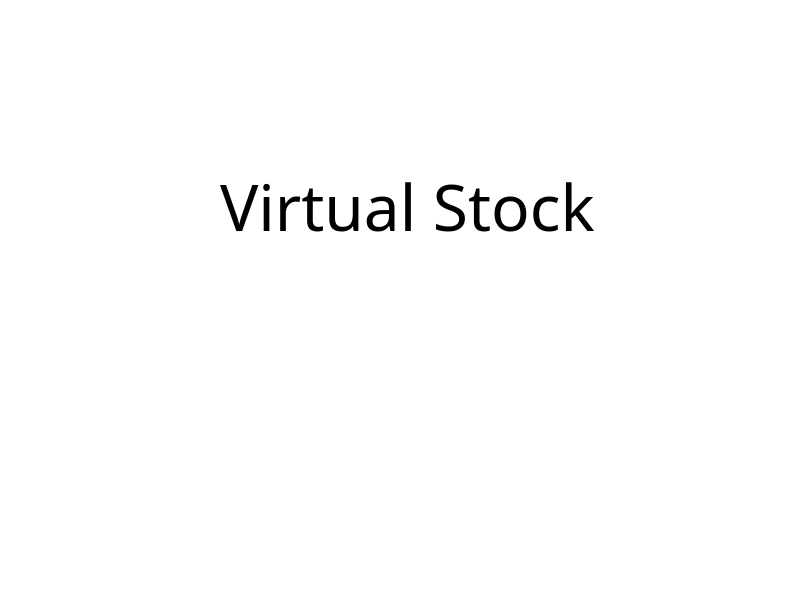
<?xml version="1.0" encoding="UTF-8"?>
<ui version="4.0">
 <class>Widget</class>
 <widget class="QWidget" name="Widget">
  <property name="geometry">
   <rect>
    <x>0</x>
    <y>0</y>
    <width>800</width>
    <height>600</height>
   </rect>
  </property>
  <property name="windowTitle">
   <string>Widget</string>
  </property>
  <property name="styleSheet">
   <string notr="true">background-color: rgb(255, 255, 255);</string>
  </property>
  <widget class="QLabel" name="label">
   <property name="geometry">
    <rect>
     <x>220</x>
     <y>120</y>
     <width>381</width>
     <height>171</height>
    </rect>
   </property>
   <property name="font">
    <font>
     <family>Yu Gothic UI Semibold</family>
     <pointsize>48</pointsize>
    </font>
   </property>
   <property name="text">
    <string>Virtual Stock</string>
   </property>
  </widget>
 </widget>
 <resources/>
 <connections/>
</ui>
